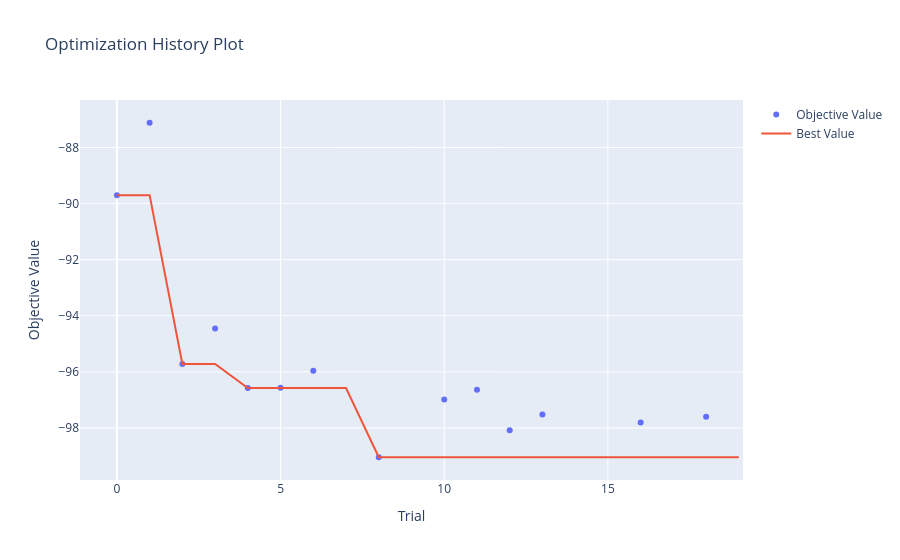
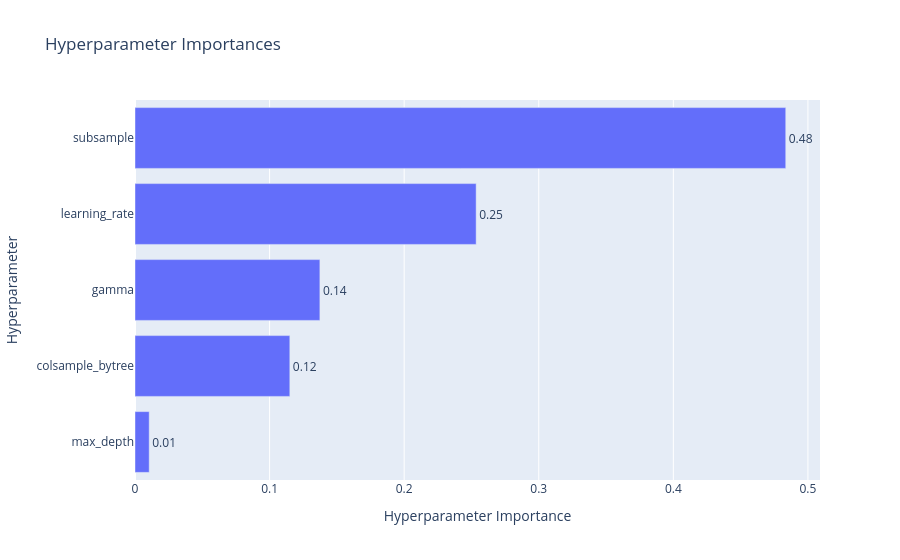

Notebook code for these charts, in order:
### Markdown cell above
## Optuna

### Code cell
import optuna
from optuna.samplers import TPESampler
import numpy as np
import xgboost as xgb
from sklearn.model_selection import StratifiedKFold

# 1. Define objective function for Optuna
def objective(trial):
    params = {
        'max_depth': trial.suggest_int('max_depth', 2, 6),
        'learning_rate': trial.suggest_float('learning_rate', 0.01, 0.3, log=True),
        'subsample': trial.suggest_float('subsample', 0.6, 0.95),
        'colsample_bytree': trial.suggest_float('colsample_bytree', 0.6, 0.95),
        'gamma': trial.suggest_float('gamma', 0, 1),
        'monotone_constraints': '(1,0,-1)',
        'seed': 42,
        'disable_default_eval_metric': 1
    }
    
    # 3-fold CV (same as original)
    cv_scores = []
    skf = StratifiedKFold(n_splits=3, shuffle=True, random_state=42)
    
    for train_idx, val_idx in skf.split(X_train, y_train):
        dtrain = xgb.DMatrix(X_train.iloc[train_idx], 
                           label=y_train.iloc[train_idx],
                           weight=amt_train.iloc[train_idx])
        dval = xgb.DMatrix(X_train.iloc[val_idx],
                         label=y_train.iloc[val_idx],
                         weight=amt_train.iloc[val_idx])
        
        model = xgb.train(params, dtrain, num_boost_round=500, 
                         obj=custom_xgb_loss)
        
        probs = 1/(1+np.exp(-model.predict(dval)))
        preds = (probs > final_threshold).astype(int)
        score = custom_metric(y_train.iloc[val_idx], preds, amt_train.iloc[val_idx])
        cv_scores.append(score)
        
        # Intermediate reporting for pruning
        trial.report(np.mean(cv_scores), step=len(cv_scores))
        if trial.should_prune():
            raise optuna.TrialPruned()
    
    return np.mean(cv_scores)  # Optuna minimizes by default

# 2. Create and run Optuna study
study = optuna.create_study(
    direction='minimize',
    sampler=TPESampler(seed=42),
    pruner=optuna.pruners.MedianPruner(n_warmup_steps=2)
)
study.optimize(objective, n_trials=20)  # Total trials = init_points + n_iter

# 3. Get best parameters
best_params = study.best_params
best_params['max_depth'] = int(best_params['max_depth'])  # Ensure integer
print("\n=== Best Parameters ===")
print(best_params)
print(f"Best CV Metric: {study.best_value:.4f}")

# 4. Visualization
optuna.visualization.plot_optimization_history(study).show()
optuna.visualization.plot_param_importances(study).show()

# 5. Train final model with optimized params (identical to original)
optimized_model = xgb.train(
    {**best_params, **{
        'monotone_constraints': '(1,0,-1)',
        'seed': 42,
        'disable_default_eval_metric': 1
    }},
    xgb.DMatrix(X_train, label=y_train, weight=amt_train),
    num_boost_round=1000,
    obj=custom_xgb_loss
)

### Figure 1 — Plotly figure (JSON) as saved in the notebook; plotly's stock layout.template omitted (floating-point values rounded to 4 significant figures)
{"data": [{"mode": "markers", "name": "Objective Value", "type": "scatter", "x": [0, 1, 2, 3, 4, 5, 6, 8, 10, 11, 12, 13, 16, 18], "y": [-89.7, -87.12, -95.72, -94.45, -96.58, -96.57, -95.96, -99.04, -96.98, -96.64, -98.08, -97.52, -97.81, -97.6]}, {"mode": "lines", "name": "Best Value", "type": "scatter", "x": [0, 1, 2, 3, 4, 5, 6, 7, 8, 9, 10, 11, 12, 13, 14, 15, 16, 17, 18, 19], "y": [-89.7, -89.7, -95.72, -95.72, -96.58, -96.58, -96.58, -96.58, -99.04, -99.04, -99.04, -99.04, -99.04, -99.04, -99.04, -99.04, -99.04, -99.04, -99.04, -99.04]}, {"marker": {"color": "#cccccc"}, "mode": "markers", "name": "Infeasible Trial", "showlegend": false, "type": "scatter", "x": [], "y": []}], "layout": {"title": {"text": "Optimization History Plot"}, "xaxis": {"title": {"text": "Trial"}}, "yaxis": {"title": {"text": "Objective Value"}}}}

### Figure 2 — Plotly figure (JSON) as saved in the notebook; plotly's stock layout.template omitted (floating-point values rounded to 4 significant figures)
{"data": [{"cliponaxis": false, "hovertemplate": ["max_depth (IntDistribution): 0.01055841584759655<extra></extra>", "colsample_bytree (FloatDistribution): 0.11504318847729486<extra></extra>", "gamma (FloatDistribution): 0.13737771698743315<extra></extra>", "learning_rate (FloatDistribution): 0.2534856907539791<extra></extra>", "subsample (FloatDistribution): 0.4835349879336963<extra></extra>"], "name": "Objective Value", "orientation": "h", "text": ["0.01", "0.12", "0.14", "0.25", "0.48"], "textposition": "outside", "type": "bar", "x": [0.01056, 0.115, 0.1374, 0.2535, 0.4835], "y": ["max_depth", "colsample_bytree", "gamma", "learning_rate", "subsample"]}], "layout": {"title": {"text": "Hyperparameter Importances"}, "xaxis": {"title": {"text": "Hyperparameter Importance"}}, "yaxis": {"title": {"text": "Hyperparameter"}}}}
